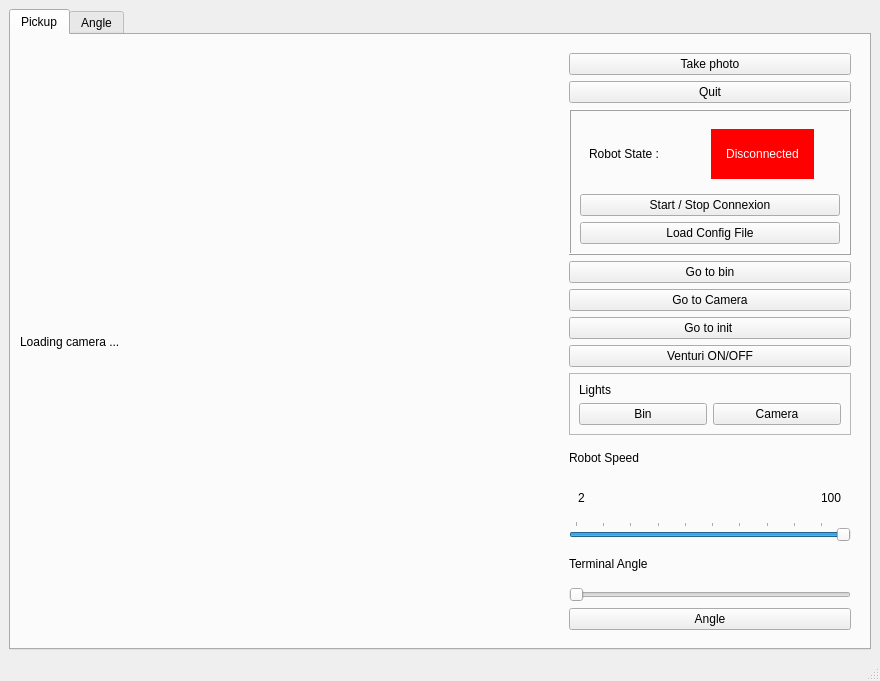
<?xml version="1.0" encoding="UTF-8"?>
<ui version="4.0">
 <class>MainWindow</class>
 <widget class="QMainWindow" name="MainWindow">
  <property name="geometry">
   <rect>
    <x>0</x>
    <y>0</y>
    <width>880</width>
    <height>681</height>
   </rect>
  </property>
  <property name="windowTitle">
   <string>MainWindow</string>
  </property>
  <widget class="QWidget" name="centralwidget">
   <layout class="QVBoxLayout" name="verticalLayout_2">
    <item>
     <widget class="QTabWidget" name="tabWidget">
      <property name="currentIndex">
       <number>0</number>
      </property>
      <widget class="QWidget" name="tab">
       <attribute name="title">
        <string>Pickup</string>
       </attribute>
       <layout class="QHBoxLayout" name="horizontalLayout_2">
        <item>
         <layout class="QHBoxLayout" name="horizontalLayout">
          <item>
           <widget class="QLabel" name="image">
            <property name="minimumSize">
             <size>
              <width>0</width>
              <height>0</height>
             </size>
            </property>
            <property name="maximumSize">
             <size>
              <width>16777215</width>
              <height>16777215</height>
             </size>
            </property>
            <property name="lineWidth">
             <number>0</number>
            </property>
            <property name="text">
             <string>Loading camera ...</string>
            </property>
            <property name="scaledContents">
             <bool>false</bool>
            </property>
           </widget>
          </item>
          <item>
           <widget class="QFrame" name="frame">
            <property name="maximumSize">
             <size>
              <width>300</width>
              <height>600</height>
             </size>
            </property>
            <property name="frameShape">
             <enum>QFrame::NoFrame</enum>
            </property>
            <property name="frameShadow">
             <enum>QFrame::Raised</enum>
            </property>
            <property name="lineWidth">
             <number>0</number>
            </property>
            <layout class="QVBoxLayout" name="verticalLayout">
             <item>
              <widget class="QPushButton" name="take_image">
               <property name="text">
                <string>Take photo</string>
               </property>
              </widget>
             </item>
             <item>
              <widget class="QPushButton" name="quit_button">
               <property name="text">
                <string>Quit</string>
               </property>
              </widget>
             </item>
             <item>
              <widget class="QFrame" name="frame_4">
               <property name="frameShape">
                <enum>QFrame::Box</enum>
               </property>
               <property name="frameShadow">
                <enum>QFrame::Raised</enum>
               </property>
               <layout class="QVBoxLayout" name="verticalLayout_4">
                <item>
                 <widget class="QFrame" name="frame_5">
                  <property name="frameShape">
                   <enum>QFrame::NoFrame</enum>
                  </property>
                  <property name="frameShadow">
                   <enum>QFrame::Raised</enum>
                  </property>
                  <layout class="QHBoxLayout" name="horizontalLayout_6">
                   <item>
                    <widget class="QLabel" name="label_5">
                     <property name="maximumSize">
                      <size>
                       <width>100</width>
                       <height>50</height>
                      </size>
                     </property>
                     <property name="text">
                      <string>Robot State : </string>
                     </property>
                    </widget>
                   </item>
                   <item alignment="Qt::AlignHCenter">
                    <widget class="QLabel" name="state_connexion_robot">
                     <property name="minimumSize">
                      <size>
                       <width>0</width>
                       <height>50</height>
                      </size>
                     </property>
                     <property name="maximumSize">
                      <size>
                       <width>16777215</width>
                       <height>50</height>
                      </size>
                     </property>
                     <property name="autoFillBackground">
                      <bool>false</bool>
                     </property>
                     <property name="styleSheet">
                      <string notr="true">background-color: red;
padding :15px;
color:white</string>
                     </property>
                     <property name="text">
                      <string>Disconnected</string>
                     </property>
                     <property name="alignment">
                      <set>Qt::AlignCenter</set>
                     </property>
                    </widget>
                   </item>
                  </layout>
                 </widget>
                </item>
                <item>
                 <widget class="QPushButton" name="start_stop_connexion">
                  <property name="text">
                   <string>Start / Stop Connexion</string>
                  </property>
                 </widget>
                </item>
                <item>
                 <widget class="QPushButton" name="config_button">
                  <property name="text">
                   <string>Load Config File</string>
                  </property>
                 </widget>
                </item>
               </layout>
              </widget>
             </item>
             <item>
              <widget class="QPushButton" name="bin">
               <property name="text">
                <string>Go to bin</string>
               </property>
              </widget>
             </item>
             <item>
              <widget class="QPushButton" name="camera">
               <property name="text">
                <string>Go to Camera</string>
               </property>
              </widget>
             </item>
             <item>
              <widget class="QPushButton" name="init">
               <property name="text">
                <string>Go to init </string>
               </property>
              </widget>
             </item>
             <item>
              <widget class="QPushButton" name="venturi">
               <property name="text">
                <string>Venturi ON/OFF</string>
               </property>
              </widget>
             </item>
             <item>
              <widget class="QFrame" name="frame_6">
               <property name="frameShape">
                <enum>QFrame::StyledPanel</enum>
               </property>
               <property name="frameShadow">
                <enum>QFrame::Raised</enum>
               </property>
               <layout class="QVBoxLayout" name="verticalLayout_5">
                <item>
                 <widget class="QLabel" name="label_8">
                  <property name="text">
                   <string>Lights</string>
                  </property>
                 </widget>
                </item>
                <item>
                 <layout class="QHBoxLayout" name="horizontalLayout_7">
                  <item>
                   <widget class="QPushButton" name="bin_lights">
                    <property name="text">
                     <string>Bin</string>
                    </property>
                   </widget>
                  </item>
                  <item>
                   <widget class="QPushButton" name="camera_lights">
                    <property name="text">
                     <string>Camera</string>
                    </property>
                   </widget>
                  </item>
                 </layout>
                </item>
               </layout>
              </widget>
             </item>
             <item>
              <widget class="QLabel" name="label_6">
               <property name="text">
                <string>Robot Speed</string>
               </property>
              </widget>
             </item>
             <item>
              <widget class="QFrame" name="frame_7">
               <property name="frameShape">
                <enum>QFrame::NoFrame</enum>
               </property>
               <property name="frameShadow">
                <enum>QFrame::Raised</enum>
               </property>
               <layout class="QHBoxLayout" name="horizontalLayout_8">
                <item alignment="Qt::AlignLeft">
                 <widget class="QLabel" name="label_9">
                  <property name="text">
                   <string>2</string>
                  </property>
                 </widget>
                </item>
                <item alignment="Qt::AlignRight">
                 <widget class="QLabel" name="label_10">
                  <property name="text">
                   <string>100</string>
                  </property>
                 </widget>
                </item>
               </layout>
              </widget>
             </item>
             <item>
              <widget class="QSlider" name="speed_slider">
               <property name="minimum">
                <number>2</number>
               </property>
               <property name="maximum">
                <number>100</number>
               </property>
               <property name="singleStep">
                <number>100</number>
               </property>
               <property name="pageStep">
                <number>10</number>
               </property>
               <property name="value">
                <number>100</number>
               </property>
               <property name="orientation">
                <enum>Qt::Horizontal</enum>
               </property>
               <property name="tickPosition">
                <enum>QSlider::TicksAbove</enum>
               </property>
               <property name="tickInterval">
                <number>10</number>
               </property>
              </widget>
             </item>
             <item>
              <widget class="QLabel" name="label_7">
               <property name="text">
                <string>Terminal Angle</string>
               </property>
              </widget>
             </item>
             <item>
              <widget class="QSlider" name="wrist_angle">
               <property name="orientation">
                <enum>Qt::Horizontal</enum>
               </property>
              </widget>
             </item>
             <item>
              <widget class="QPushButton" name="angle_test">
               <property name="text">
                <string>Angle</string>
               </property>
              </widget>
             </item>
            </layout>
           </widget>
          </item>
         </layout>
        </item>
       </layout>
      </widget>
      <widget class="QWidget" name="tab_2">
       <attribute name="title">
        <string>Angle</string>
       </attribute>
       <layout class="QHBoxLayout" name="horizontalLayout_4">
        <item>
         <layout class="QHBoxLayout" name="horizontalLayout_3">
          <item>
           <widget class="QLabel" name="image_angle">
            <property name="text">
             <string>Loading Image angle ...</string>
            </property>
           </widget>
          </item>
          <item>
           <widget class="QFrame" name="frame_2">
            <property name="maximumSize">
             <size>
              <width>300</width>
              <height>200</height>
             </size>
            </property>
            <property name="frameShape">
             <enum>QFrame::NoFrame</enum>
            </property>
            <property name="frameShadow">
             <enum>QFrame::Raised</enum>
            </property>
            <property name="lineWidth">
             <number>0</number>
            </property>
            <layout class="QVBoxLayout" name="verticalLayout_3">
             <item>
              <widget class="QPushButton" name="take_image_angle">
               <property name="text">
                <string>Take angle image</string>
               </property>
              </widget>
             </item>
             <item>
              <spacer name="verticalSpacer">
               <property name="orientation">
                <enum>Qt::Vertical</enum>
               </property>
               <property name="sizeHint" stdset="0">
                <size>
                 <width>20</width>
                 <height>40</height>
                </size>
               </property>
              </spacer>
             </item>
             <item>
              <widget class="QLabel" name="label">
               <property name="text">
                <string>Angle slider</string>
               </property>
              </widget>
             </item>
             <item>
              <widget class="QFrame" name="frame_3">
               <property name="frameShape">
                <enum>QFrame::NoFrame</enum>
               </property>
               <property name="frameShadow">
                <enum>QFrame::Raised</enum>
               </property>
               <layout class="QHBoxLayout" name="horizontalLayout_5">
                <item alignment="Qt::AlignLeft">
                 <widget class="QLabel" name="label_2">
                  <property name="text">
                   <string>0</string>
                  </property>
                 </widget>
                </item>
                <item alignment="Qt::AlignHCenter">
                 <widget class="QLabel" name="label_4">
                  <property name="text">
                   <string>180</string>
                  </property>
                 </widget>
                </item>
                <item alignment="Qt::AlignRight">
                 <widget class="QLabel" name="label_3">
                  <property name="text">
                   <string>360</string>
                  </property>
                 </widget>
                </item>
               </layout>
              </widget>
             </item>
             <item>
              <widget class="QSlider" name="slider_angle">
               <property name="minimum">
                <number>0</number>
               </property>
               <property name="maximum">
                <number>360</number>
               </property>
               <property name="singleStep">
                <number>1</number>
               </property>
               <property name="sliderPosition">
                <number>180</number>
               </property>
               <property name="orientation">
                <enum>Qt::Horizontal</enum>
               </property>
               <property name="invertedAppearance">
                <bool>false</bool>
               </property>
               <property name="invertedControls">
                <bool>false</bool>
               </property>
               <property name="tickPosition">
                <enum>QSlider::TicksBothSides</enum>
               </property>
               <property name="tickInterval">
                <number>10</number>
               </property>
              </widget>
             </item>
             <item>
              <widget class="QPushButton" name="angle_state">
               <property name="text">
                <string>Validate angle</string>
               </property>
              </widget>
             </item>
             <item>
              <widget class="QPushButton" name="go_to_box">
               <property name="text">
                <string>Go to box</string>
               </property>
              </widget>
             </item>
            </layout>
           </widget>
          </item>
         </layout>
        </item>
       </layout>
      </widget>
     </widget>
    </item>
   </layout>
  </widget>
  <widget class="QMenuBar" name="menubar">
   <property name="geometry">
    <rect>
     <x>0</x>
     <y>0</y>
     <width>880</width>
     <height>22</height>
    </rect>
   </property>
  </widget>
  <widget class="QStatusBar" name="statusbar"/>
 </widget>
 <resources/>
 <connections/>
</ui>
